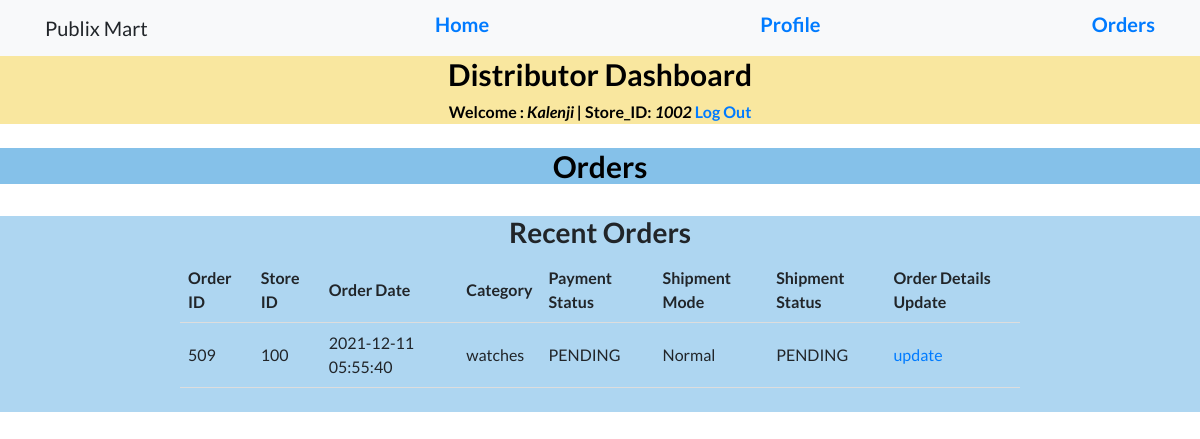
/dist/dorders.php (signed in), run on the app's committed database.
### tables this page shows
CREATE TABLE `dstbr` (
  `DID` int(11) NOT NULL,
  `DNAME` varchar(20) NOT NULL,
  `DPASS` varchar(20) NOT NULL DEFAULT 'admin',
  `DTYPE` varchar(20) NOT NULL,
  `DLOC` varchar(30) NOT NULL
);

CREATE TABLE `strorders` (
  `SID` int(11) NOT NULL,
  `ORDID` int(11) NOT NULL,
  `DID` int(11) NOT NULL,
  `ORDDATE` timestamp NOT NULL DEFAULT current_timestamp(),
  `PMYSTAT` varchar(20) NOT NULL DEFAULT 'PENDING',
  `SHPMODE` varchar(20) NOT NULL DEFAULT 'Normal',
  `SHPSTAT` varchar(20) NOT NULL DEFAULT 'PENDING'
);

### dist/session1.php (called while the page is built, shortened)
<?php
$conn = mysqli_connect("localhost", "root", "", "superstore");
$user_check = $_SESSION['login_user'];
$query = "SELECT DNAME from dstbr where DID = '$user_check'";
$ses_sql = mysqli_query($conn, $query);
$row = mysqli_fetch_assoc($ses_sql);
$login_session = $row['DNAME'];
$CustID=$user_check;
?>

### dist/dorders.php (the view, shortened to what this page needs)
<?php
include('session1.php');
?>
<!DOCTYPE html>
<html lang="en">
  <head>
    <link href="vendor/bootstrap/css/bootstrap.min.css" rel="stylesheet">
    <link href="vendor/fontawesome-free/css/all.min.css" rel="stylesheet">
    <link href="vendor/simple-line-icons/css/simple-line-icons.css" rel="stylesheet" type="text/css">
    <link href="css/landing-page.min.css" rel="stylesheet">
  </head>
  <body>
    <nav class="navbar navbar-light bg-light static-top">
      <div class="container">
        <a class="navbar-brand">Publix Mart</a>
        <a href="dhome.php"><h5>Home</h5></a>
        <a href="dprofile.php"><h5>Profile</h5></a>
        <a href="dorders.php"><h5>Orders</h5></a>
      </div>
    </nav>
    <center><div style="background-color:#F9E79F">
      <center><h2 style="font-size:30px;color:Black">Distributor Dashboard</h2></center>
  <b id="welcome" style="color:Black">Welcome : <i style="color:Black"><?php echo $login_session;?> | </i></b>
  <b id="welcome" style="color:Black">Store_ID: <i style="color:Black"><?php echo $CustID; ?></i></b>
  <b id="logout"><a href="logout1.php">Log Out</a></b>
 </div></center>
 <br>
 <center><div style="background-color:#85C1E9">
      <center><h2 style="font-size:30px;color:Black">Orders</h2></center>
 </div></center>
    <br>
<center>
<div style="background-color:#AED6F1">
     <center>
      <h3>Recent Orders</h3>
      <table>
        <tr>
          <th>Order ID</th>
          <th>Store ID</th>
          <th>Order Date</th>
          <th>Category</th>
          <th>Payment Status</th>
          <th>Shipment Mode</th>
          <th>Shipment Status</th>
          <th>Order Details Update</th>
        </tr>
        <?php
      $order59 ="SELECT s.*,m.DTYPE FROM strorders s , dstbr m where m.DID=$CustID and m.did=s.did";
      $food9 = mysqli_query($conn, $order59);
      while($oss55 = mysqli_fetch_assoc($food9))
      {echo '<tr><td>'. $oss55["ORDID"]."</td><td>". $oss55["SID"] . "</td><td>". $oss55["ORDDATE"].
      "</td><td>". $oss55["DTYPE"].
    "</td><td>". $oss55["PMYSTAT"].
    "</td><td>". $oss55["SHPMODE"].
    "</td><td>". $oss55["SHPSTAT"].
        "</td><td><a href=\"dordupdate.php\">update</a></td></tr>";
      }
?>
      </table>
      <br>
    </div></center>
    <br>
  </body>
</html>

### dist/dorders.php (style rules this page uses)
table { border-collapse: collapse; width: 70%; }
th, td { padding: 8px; text-align: left; border-bottom: 1px solid #ddd; }

### data on the page
dstbr: DNAME "Kalenji"
strorders: ORDID "509", SID "100", ORDDATE "2021-12-11 05:55:40", DID.DTYPE "watches", PMYSTAT "PENDING", SHPMODE "Normal", SHPSTAT "PENDING"

### other printed values
$CustID "1002"
